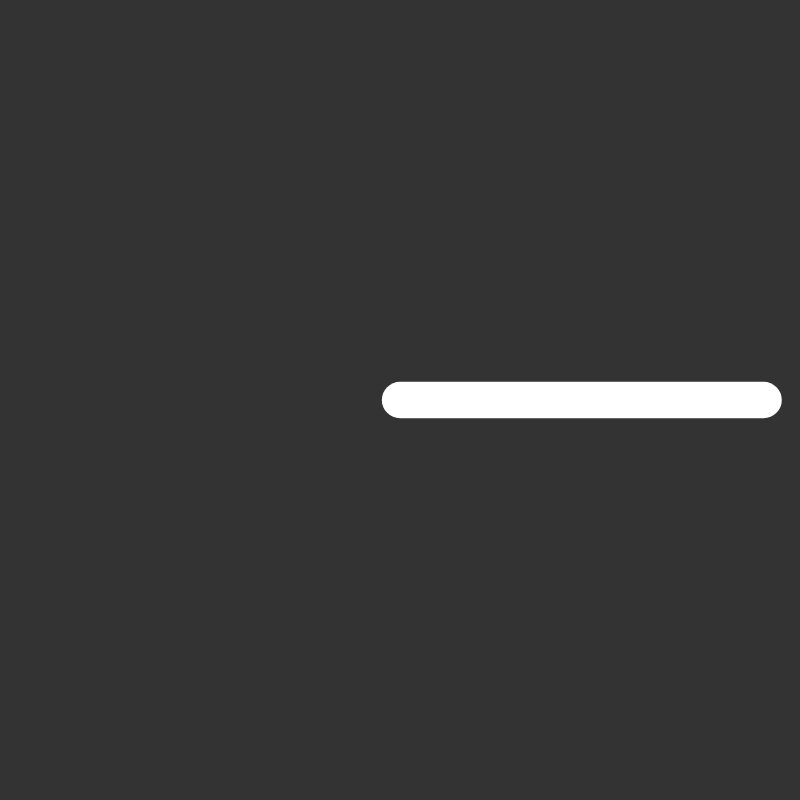
Frame 1 (no input)
Frame 60 (no input): identical to frame 1, image omitted
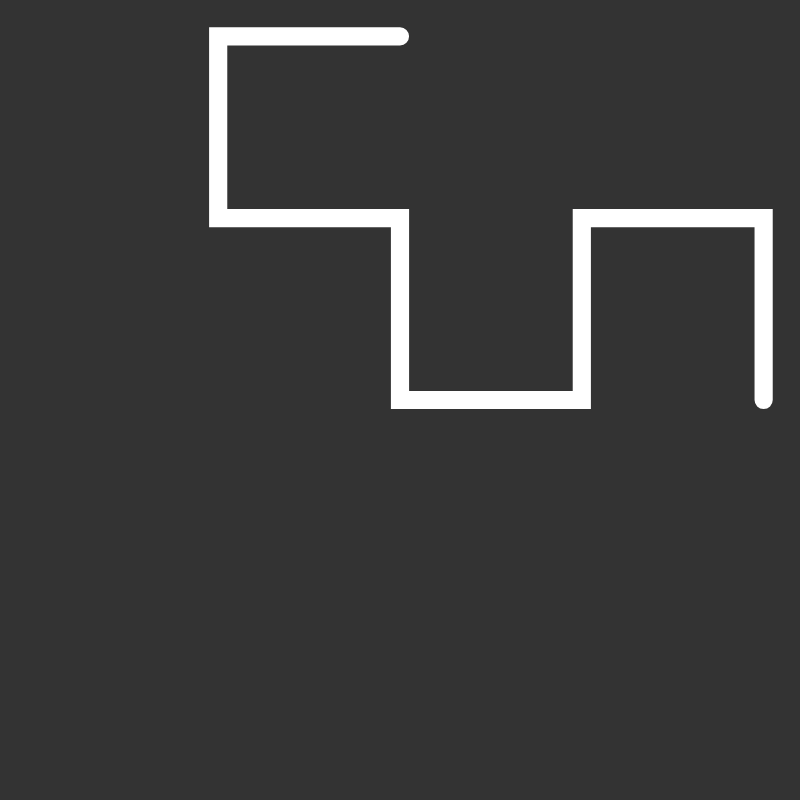
Frame 120 (the mouse pressed at the canvas centre since frame 60)

The p5.js sketch that drew these frames (run headless with seeded random() and noise() and a simulated clock; from frame 60 on, the mouse is pressed at the canvas centre):

// p5.js sketch
// ── sketch.js
// curve = vector[]

const angle = Math.PI / 2

function nextCurve(curve) {
  const centered = centerStart(curve)

  const rotated = rotateCurve(centered, angle)
  const reversed = rotated.reverse()
  return reversed.concat(centered.slice(1))
}

// translates the curve such that it starts at the origin
function centerStart(curve) {
  const start = curve[0]
  return curve.map(v => p5.Vector.sub(v, start))
}

function rotateCurve(curve, angle) {
  return curve.map(v => rotateVector(v, angle))
}

function rotateVector(v, angle) {
  const v2 = createVector(v.x, v.y)
  v2.rotate(angle)
  return v2
}

let curve

function setup() {
  createCanvas(800, 800);
  curve = [createVector(0,0), createVector(10,0)]
  noFill()
  stroke(255)
  strokeWeight(1)
}

let seconds = 0

function draw() {
  const currentSeconds = Math.floor(millis() / 1000)
  if (currentSeconds > seconds) {
    seconds = currentSeconds
    curve = nextCurve(curve)
  }
  try {
    background(51);
    push()
    const radius = curveRadius(curve)
    // translate(radius, radius)
    translate(width / 2, height / 2)
    scale(Math.max(width, height) / (1.1 * 2 * radius))
    beginShape()
    for (const v of curve) {
      vertex(v.x, v.y)
    }
    endShape()
    pop()
  } catch (e) {
    curve = [createVector(0,0), createVector(10, 0)]
  }
}

function curveRadius(curve) {
  return Math.max(...curve.map(v => Math.max(Math.abs(v.x, v.y))))
}

function mousePressed() {
  curve = nextCurve(curve)
}
